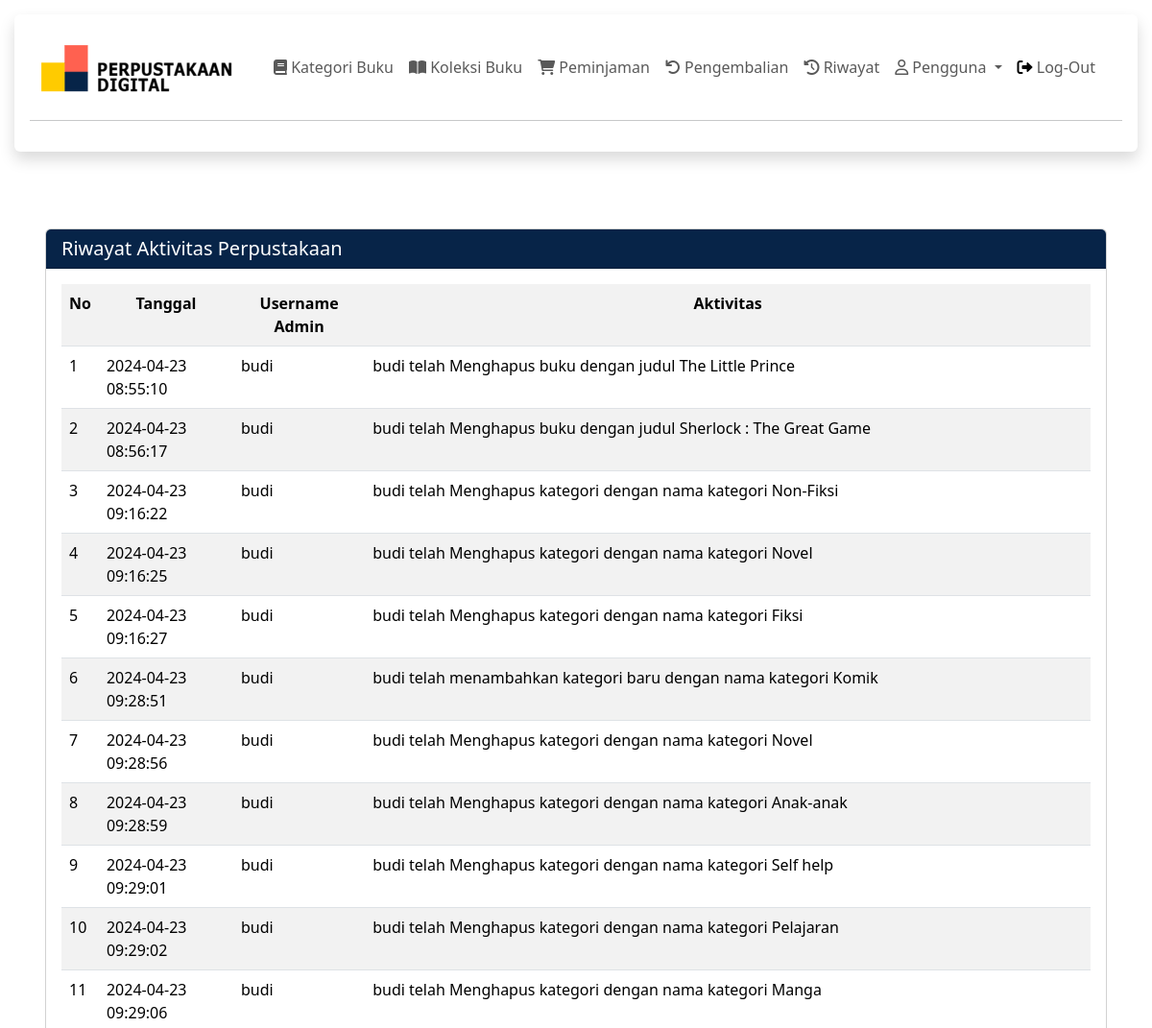
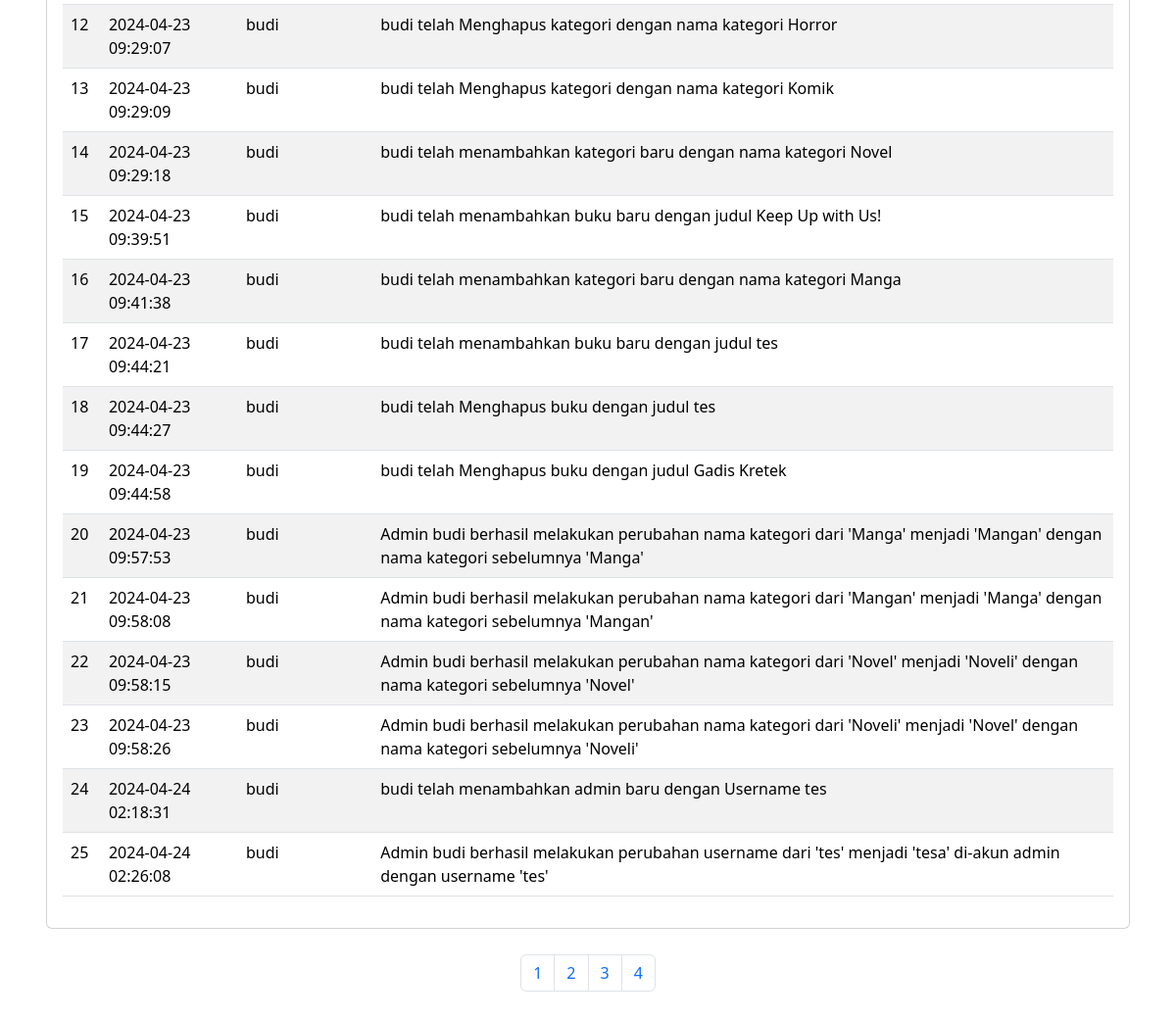
Page /public/admin/riwayat/read.php on the committed database (2 pictures, top to bottom).
### tables this page shows
CREATE TABLE `t_riwayat` (
  `f_id` int(11) NOT NULL,
  `f_idadmin` int(11) DEFAULT NULL,
  `f_tanggalriwayat` datetime DEFAULT NULL,
  `f_catatan` varchar(255) DEFAULT NULL
);

### public/admin/riwayat/read.php (the view, shortened to what this page needs)
<?php
require '../../../private/function.php';
$dataperhalaman = 25;
$totaldata = count(connect("SELECT * FROM t_riwayat"));
$jumlahhalaman = ceil($totaldata / $dataperhalaman);
if (isset($_GET['halaman'])) {
    $halamanberapa = $_GET['halaman'];
} else {
    $halamanberapa = 1;
}
$awaldata = ($dataperhalaman * $halamanberapa) - $dataperhalaman;
$query = "SELECT t_riwayat.*, t_admin.f_nama AS admin_name
          FROM t_riwayat
          JOIN t_admin ON t_riwayat.f_idadmin = t_admin.f_id
          ORDER BY f_id ASC
          LIMIT $awaldata, $dataperhalaman";
$result = connect($query);
?>
<!DOCTYPE html>
<html lang="en">
<head>
</head>
<body>
<div class="shadow p-3 rounded">
<nav class="navbar navbar-expand-lg" id="navbar">
    <div class="container-fluid">
        <div class="collapse navbar-collapse" id="navbarToggler">
            <a href="../index.php">
            <img src="../../../src/images/logo.png" alt="Logo" class="logo_login mt-2" width="200px">
            </a>
            <ul class="navbar-nav ms-auto mb-2 me-2 mb-lg-0">
                <li class="nav-item"><a class="nav-link" href="../kategori/read.php"><i class="fas fa-book"></i> Kategori Buku</a></li>
                <li class="nav-item ">
                    <a class="nav-link" href="../buku/read.php" aria-expanded="false">
                        <i class="fas fa-book-open"></i> Koleksi Buku
                    </a>
                </li>
                <li class="nav-item"><a class="nav-link" href="../peminjaman/read.php"><i class="fas fa-shopping-cart"></i> Peminjaman</a></li>
                <li class="nav-item"><a class="nav-link" href="../pengembalian/read.php"><i class="fas fa-undo"></i> Pengembalian</a></li>
                <li class="nav-item"><a class="nav-link" href="./read.php"><i class="fa-solid fa-clock-rotate-left"></i> Riwayat</a></li>
                <li class="nav-item dropdown" id="active">
                    <a class="nav-link dropdown-toggle" href="#" role="button" data-bs-toggle="dropdown" aria-expanded="false">
                        <i class="far fa-user"></i> Pengguna
                    </a>
                </li>
                <li class="nav-item">
                    <a class="nav-link" aria-current="page" href="../index.php">
                        <i class="fa-solid fa-right-from-bracket" style="color: #000000;"></i>
                        Log-Out
                    </a>
                </li>
            </ul>
        </div>
    </div>
</nav>
<hr>
</div>
<main>
<div class="gap-2">
<div class="p-4">
  <div class="p-2 ">
    <div class="card mt-5" id="card">
    <h5 class="card-header" style=" background-color: #072448; color:#ffffff;">Riwayat Aktivitas Perpustakaan</h5>
    <div class="card-body" id="card1">
    <table class="table table-striped ms-auto ">
          <tr class="text-center" id="th" >
              <th>No</th>
              <th>Tanggal</th>
              <th>Username Admin</th>
              <th>Aktivitas</th>
          </tr>
          <?php
        $row_number = 1;
        foreach($result as $r):
        ?>
                <tr>
                <td><?= $row_number; ?></td>
                <td> <?php echo $r['f_tanggalriwayat'] ?> </td>
                <td> <?php echo $r['admin_name'] ?> </td>
                <td> <?php echo $r['f_catatan'] ?> </td>
                <?php
        $row_number++;
        endforeach;
        ?>
      </table>
    </div>
    </div>
        <nav class="nav" aria-label="Page navigation example">
                <ul class="pagination mt-3">
        <?php for ($i = 1; $i <= $jumlahhalaman; $i++): ?>
            <li class="page-item"><a class="page-link" href="?halaman=<?=$i?>" ><?=$i?></a></li>
        <?php endfor; ?>
                </ul>
        </nav>
    </div>
  </div>
</div>
</main>
</body>
</html>

### private/function.php (style rules this page uses)
body { padding: 20px; overflow-x: hidden; }
.nav { justify-content: center; margin: 10px; }

### public/admin/riwayat/read.php (style rules this page uses)
body { padding: 15px; }
.nav { justify-content: center; }

### rows in the picture
t_riwayat: f_tanggalriwayat "2024-04-23 08:55:10", f_idadmin.f_nama "budi", f_catatan "budi telah Menghapus buku dengan judul The Little Prince"
t_riwayat: f_tanggalriwayat "2024-04-23 08:56:17", f_idadmin.f_nama "budi", f_catatan "budi telah Menghapus buku dengan judul Sherlock : The Great Game"
t_riwayat: f_tanggalriwayat "2024-04-23 09:16:22", f_idadmin.f_nama "budi", f_catatan "budi telah Menghapus kategori dengan nama kategori Non-Fiksi"
t_riwayat: f_tanggalriwayat "2024-04-23 09:16:25", f_idadmin.f_nama "budi", f_catatan "budi telah Menghapus kategori dengan nama kategori Novel"
t_riwayat: f_tanggalriwayat "2024-04-23 09:16:27", f_idadmin.f_nama "budi", f_catatan "budi telah Menghapus kategori dengan nama kategori Fiksi"
t_riwayat: f_tanggalriwayat "2024-04-23 09:28:51", f_idadmin.f_nama "budi", f_catatan "budi telah menambahkan kategori baru dengan nama kategori Komik"
t_riwayat: f_tanggalriwayat "2024-04-23 09:28:56", f_idadmin.f_nama "budi", f_catatan "budi telah Menghapus kategori dengan nama kategori Novel"
t_riwayat: f_tanggalriwayat "2024-04-23 09:28:59", f_idadmin.f_nama "budi", f_catatan "budi telah Menghapus kategori dengan nama kategori Anak-anak"
t_riwayat: f_tanggalriwayat "2024-04-23 09:29:01", f_idadmin.f_nama "budi", f_catatan "budi telah Menghapus kategori dengan nama kategori Self help"
t_riwayat: f_tanggalriwayat "2024-04-23 09:29:02", f_idadmin.f_nama "budi", f_catatan "budi telah Menghapus kategori dengan nama kategori Pelajaran"
t_riwayat: f_tanggalriwayat "2024-04-23 09:29:06", f_idadmin.f_nama "budi", f_catatan "budi telah Menghapus kategori dengan nama kategori Manga"
t_riwayat: f_tanggalriwayat "2024-04-23 09:29:07", f_idadmin.f_nama "budi", f_catatan "budi telah Menghapus kategori dengan nama kategori Horror"
t_riwayat: f_tanggalriwayat "2024-04-23 09:29:09", f_idadmin.f_nama "budi", f_catatan "budi telah Menghapus kategori dengan nama kategori Komik"
t_riwayat: f_tanggalriwayat "2024-04-23 09:29:18", f_idadmin.f_nama "budi", f_catatan "budi telah menambahkan kategori baru dengan nama kategori Novel"
t_riwayat: f_tanggalriwayat "2024-04-23 09:39:51", f_idadmin.f_nama "budi", f_catatan "budi telah menambahkan buku baru dengan judul Keep Up with Us!"
t_riwayat: f_tanggalriwayat "2024-04-23 09:41:38", f_idadmin.f_nama "budi", f_catatan "budi telah menambahkan kategori baru dengan nama kategori Manga"
t_riwayat: f_tanggalriwayat "2024-04-23 09:44:21", f_idadmin.f_nama "budi", f_catatan "budi telah menambahkan buku baru dengan judul tes"
t_riwayat: f_tanggalriwayat "2024-04-23 09:44:27", f_idadmin.f_nama "budi", f_catatan "budi telah Menghapus buku dengan judul tes"
t_riwayat: f_tanggalriwayat "2024-04-23 09:44:58", f_idadmin.f_nama "budi", f_catatan "budi telah Menghapus buku dengan judul Gadis Kretek"
t_riwayat: f_tanggalriwayat "2024-04-23 09:57:53", f_idadmin.f_nama "budi", f_catatan "Admin budi berhasil melakukan perubahan nama kategori dari 'Manga' menjadi 'Mangan' dengan nama kategori sebelumnya 'Manga'"
t_riwayat: f_tanggalriwayat "2024-04-23 09:58:08", f_idadmin.f_nama "budi", f_catatan "Admin budi berhasil melakukan perubahan nama kategori dari 'Mangan' menjadi 'Manga' dengan nama kategori sebelumnya 'Mangan'"
t_riwayat: f_tanggalriwayat "2024-04-23 09:58:15", f_idadmin.f_nama "budi", f_catatan "Admin budi berhasil melakukan perubahan nama kategori dari 'Novel' menjadi 'Noveli' dengan nama kategori sebelumnya 'Novel'"
t_riwayat: f_tanggalriwayat "2024-04-23 09:58:26", f_idadmin.f_nama "budi", f_catatan "Admin budi berhasil melakukan perubahan nama kategori dari 'Noveli' menjadi 'Novel' dengan nama kategori sebelumnya 'Noveli'"
t_riwayat: f_tanggalriwayat "2024-04-24 02:18:31", f_idadmin.f_nama "budi", f_catatan "budi telah menambahkan admin baru dengan Username tes"
t_riwayat: f_tanggalriwayat "2024-04-24 02:26:08", f_idadmin.f_nama "budi", f_catatan "Admin budi berhasil melakukan perubahan username dari 'tes' menjadi 'tesa' di-akun admin dengan username 'tes'"
